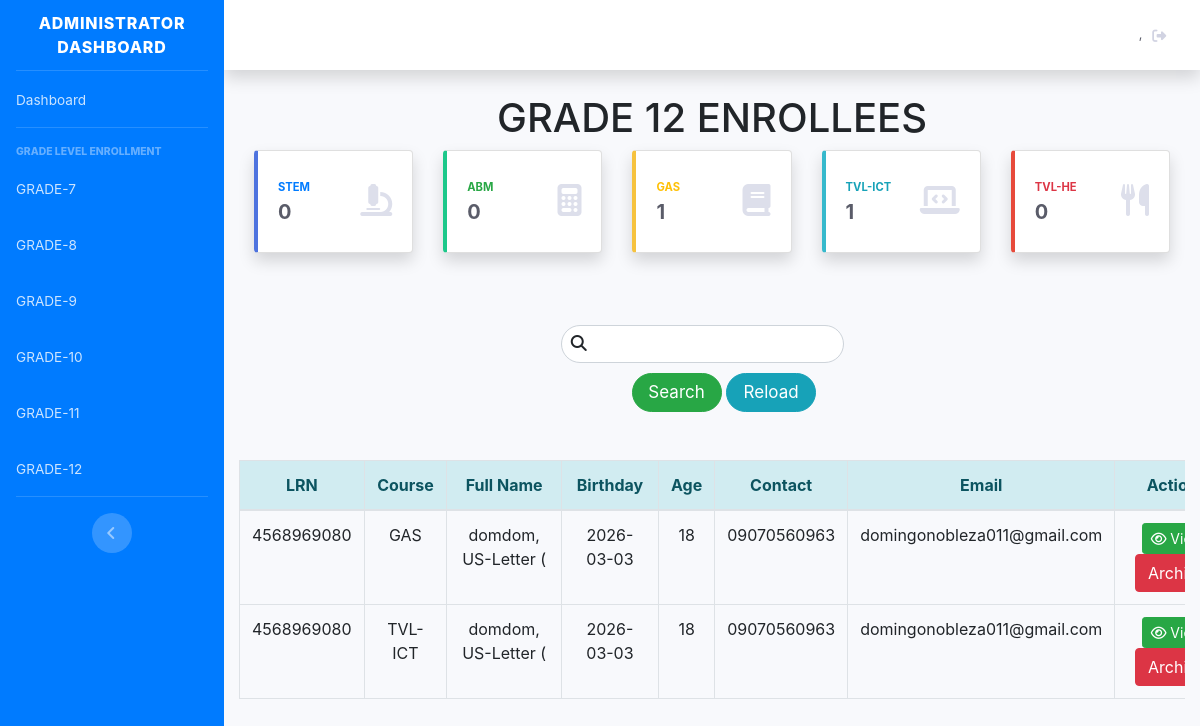
Page /admn_twelve.php on the committed database.
### tables this page shows
CREATE TABLE `tbl_twelve` (
  `id_twelve` int NOT NULL,
  `id_resident` int NOT NULL,
  `sy` varchar(50) NOT NULL,
  `lrn` varchar(50) NOT NULL,
  `course` varchar(100) NOT NULL,
  `lname` varchar(50) NOT NULL,
  `fname` varchar(255) NOT NULL,
  `mi` varchar(255) NOT NULL,
  `bdate` date NOT NULL,
  `sex` varchar(50) NOT NULL,
  `age` int NOT NULL,
  `contact` varchar(50) NOT NULL,
  `email` varchar(50) NOT NULL,
  `current_address` varchar(255) NOT NULL,
  `perm_address` varchar(255) NOT NULL,
  `ffname` varchar(255) NOT NULL,
  `flname` varchar(255) NOT NULL,
  `fmi` varchar(255) NOT NULL,
  `contact_f` varchar(100) NOT NULL,
  `mlname` varchar(255) NOT NULL,
  `mfname` varchar(255) NOT NULL,
  `mmi` varchar(255) NOT NULL,
  `contact_m` varchar(20) NOT NULL,
  `lglc` varchar(255) NOT NULL,
  `lsa` varchar(255) NOT NULL,
  `lysc` varchar(255) NOT NULL,
  `school_id` varchar(50) NOT NULL
);

### classes/resident.class.php (called while the page is built, shortened)
<?php
    require_once('main.class.php');
    class ResidentClass extends EUSEBIAClass {
public function count_by_grade($table_name, $column = null, $value = null) {
    $connection = $this->openConn();
    if ($column === null) {
        $stmt = $connection->prepare("SELECT COUNT(*) FROM $table_name");
        $stmt->execute();
    } else {
        $stmt = $connection->prepare("SELECT COUNT(*) FROM $table_name WHERE $column = ?");
        $stmt->execute([$value]);
    }
    return $stmt->fetchColumn();
}
    }
?>

### classes/main.class.php (called while the page is built, shortened)
<?php
class EUSEBIAClass {
    protected $server = "mysql:host=localhost;dbname=eusebia";
    protected $user = "root";
    protected $pass = "";
    protected $options = array(PDO::ATTR_ERRMODE => PDO::ERRMODE_EXCEPTION, PDO::ATTR_DEFAULT_FETCH_MODE => PDO::FETCH_ASSOC);
    public function openConn() {
        try {
            $this->con = new PDO($this->server, $this->user, $this->pass, $this->options);
            return $this->con;
        }
        catch(PDOException $e) {
            echo "Datbase Connection Error! ", $e->getMessage();
        }
    }
    public function view_twelve(){
        $connection = $this->openConn();
        $stmt = $connection->prepare("SELECT * FROM tbl_twelve");
        $stmt->execute();
        return $stmt->fetchAll();
    }
}
?>

### admn_twelve_search.php (the view, shortened to what this page needs)
<?php
    require 'classes/conn.php';
    if(isset($_POST['search_twelve'])){
        $keyword = $_POST['keyword'];
?>
<div class="table-responsive" style="width: 100%; overflow-x: auto;">
    <table class="table table-hover text-center table-bordered" style="min-width: 1000px;">
        <thead class="alert-info">
            <tr>
                <th> LRN </th>
                <th> Course </th>
                <th> Full Name </th>
                <th> Birthday</th>
                <th> Age </th>
                <th> Contact </th>
                <th> Email </th>
                <th> Actions</th>
            </tr>
        </thead>
        <tbody>
            <?php
                $stmnt = $conn->prepare("SELECT * FROM `tbl_twelve` WHERE `lname` LIKE '%$keyword%' or `fname` LIKE '%$keyword%'
                or `id_resident` LIKE '%$keyword%' or `lrn` LIKE '%$keyword%'");
                $stmnt->execute();
                while($view = $stmnt->fetch()){
            ?>
                <tr>
                    <td> <?= $view['lrn'];?> </td>
                    <td> <?= $view['course'];?> </td>
                    <td> <?= $view['lname'];?>, <?= $view['fname'];?> <?= $view['mi'];?></td>
                    <td> <?= $view['bdate'];?> </td>
                    <td> <?= $view['age'];?> </td>
                    <td> <?= $view['contact'];?> </td>
                    <td> <?= $view['email'];?> </td>
                    <td>
                        <button type="button" class="btn btn-success btn-sm" data-toggle="modal" data-target="#viewModalSearch<?= $view['id_resident'] ?>">
                            <i class="fa fa-eye"></i> View
                        </button>
                        <form action="" method="post" style="display:inline;">
                            <input type="hidden" name="id_twelve" value="<?= $view['id_twelve'];?>">
                            <button class="btn btn-danger" type="submit" style="width: 90px; font-size: 17px; border-radius:30px;" name="delete_twelve"> Archive </button>
                        </form>
                    </td>
                </tr>
                <div class="modal fade" id="viewModalSearch<?= $view['id_resident'] ?>" tabindex="-1" role="dialog" aria-hidden="true">
                    <div class="modal-dialog modal-md modal-dialog-centered" role="document">
                        <div class="modal-content">
                            <div class="modal-header bg-primary text-white">
                                <h5 class="modal-title">Student Profile: <?= $view['fname'] ?></h5>
                                <button type="button" class="close text-white" data-dismiss="modal">&times;</button>
                            </div>
                            <div class="modal-body text-left">
                                <p><strong>LRN:</strong> <?= $view['lrn'] ?></p>
                                <p><strong>Full Name:</strong> <?= $view['lname'] ?>, <?= $view['fname'] ?> <?= $view['mi'] ?></p>
                                <p><strong>Age:</strong> <?= $view['age'] ?></p>
                            </div>
                            <div class="modal-footer">
                                <button type="button" class="btn btn-secondary" data-dismiss="modal">Close</button>
                            </div>
                        </div>
                    </div>
                </div>
            <?php } ?>
        </tbody>
    </table>
</div>
<?php
    } else {
?>
<div class="table-responsive" style="width: 100%; overflow-x: auto;">
    <table class="table table-hover text-center table-bordered" style="min-width: 1000px;">
        <thead class="alert-info">
             <tr>
                <th> LRN </th>
                <th> Course </th>
                <th> Full Name </th>
                <th> Birthday</th>
                <th> Age </th>
                <th> Contact </th>
                <th> Email </th>
                <th> Actions</th>
            </tr>
        </thead>
        <tbody>
    <?php if(is_array($view)) { ?>
        <?php foreach($view as $row) { ?>
        <tr>
            <td> <?= $row['lrn'];?> </td>
            <td> <?= $row['course'];?> </td>
            <td> <?= $row['lname'];?>, <?= $row['fname'];?> <?= $row['mi'];?></td>
            <td> <?= $row['bdate'];?> </td>
            <td> <?= $row['age'];?> </td>
            <td> <?= $row['contact'];?> </td>
            <td> <?= $row['email'];?> </td>
            <td>
                <button type="button" class="btn btn-success btn-sm" data-toggle="modal" data-target="#viewModal<?= $row['id_resident'] ?>">
                    <i class="fa fa-eye"></i> View
                </button>
                <form action="" method="post" style="display:inline;">
                    <button class="btn btn-danger" type="submit" name="delete_twelve"> Archive </button>
                </form>
            </td>
        </tr>
        <?php } ?>
    <?php } ?>
</tbody>
    </table>
</div>
<?php
    }
?>

### admn_twelve.php (shortened to what this page needs)
<?php
    require('classes/resident.class.php');
    $eusebia->validate_admin();
    $eusebia->delete_twelve();
    $view = $eusebia->view_twelve();
    $stem_count = $residenteusebia->count_by_grade('tbl_twelve', 'course', 'STEM');
    $abm_count = $residenteusebia->count_by_grade('tbl_twelve', 'course', 'ABM');
    $gas_count  = $residenteusebia->count_by_grade('tbl_twelve', 'course', 'GAS');
    $ict_count  = $residenteusebia->count_by_grade('tbl_twelve', 'course', 'TVL-ICT');
    $he_count   = $residenteusebia->count_by_grade('tbl_twelve', 'course', 'TVL-HE');
?>
<?php
    include('dashboard_sidebar_start.php');
?>
<div class="container-fluid">
    <div class="row">
        <div class="col text-center">
            <h1> GRADE 12 ENROLLEES</h1>
        </div>
    </div>
<div class="col-12 mb-4">
    <div class="row">
        <?php
        $course_cards = [
            ['label' => 'STEM',    'count' => $stem_count, 'color' => 'primary', 'icon' => 'microscope', 'link' => 'stemtwelve.php?strand=stem'],
            ['label' => 'ABM',     'count' => $abm_count,  'color' => 'success', 'icon' => 'calculator', 'link' => 'abmtwelve.php?strand=abm'],
            ['label' => 'GAS',     'count' => $gas_count,  'color' => 'warning', 'icon' => 'book',       'link' => 'gastwelve.php?strand=gas'],
            ['label' => 'TVL-ICT', 'count' => $ict_count,  'color' => 'info',    'icon' => 'laptop-code','link' => 'icttwelve.php?strand=ict'],
            ['label' => 'TVL-HE',  'count' => $he_count,   'color' => 'danger',  'icon' => 'utensils',   'link' => 'hetwelve.php?strand=he']
        ];
        foreach ($course_cards as $card):
        ?>
        <div class="col-xl col-md-6 mb-4">
            <a href="<?= $card['link'] ?>" class="text-decoration-none">
                <div class="card border-left-<?= $card['color'] ?> shadow h-100 py-2">
                    <div class="card-body">
                        <div class="row no-gutters align-items-center">
                            <div class="col mr-2">
                                <div class="text-xs font-weight-bold text-<?= $card['color'] ?> text-uppercase mb-1">
                                    <?= $card['label'] ?>
                                </div>
                                <div class="h5 mb-0 font-weight-bold text-gray-800">
                                    <?= number_format($card['count']) ?>
                                </div>
                            </div>
                            <div class="col-auto">
                                <i class="fas fa-<?= $card['icon'] ?> fa-2x text-gray-300"></i>
                            </div>
                        </div>
                    </div>
                </div>
            </a>
        </div>
        <?php endforeach; ?>
    </div>
</div>
    <br>
    <div class="row">
        <div class="col">
            <form method="POST">
            <div class="input-icons" >
                <i class="fa fa-search icon"></i>
                <input type="search" class="form-control" name="keyword" value="" required="" style="border-radius: 30px;"/>
            </div>
                <button class="btn btn-success" name="search_twelve" style="width: 90px; font-size: 17px; border-radius:30px; margin-left:41.5%;">
                    Search
                </button>
                <a href="admn_twelve.php" class="btn btn-info" style="width: 90px; font-size: 17px; border-radius:30px;">Reload</a>
            </form>
            <br>
        </div>
    </div>
    <br>
    <div class="row">
        <div class="col-md-12">
            <?php
                include('admn_twelve_search.php');
            ?>
        </div>
    </div>
    </div>
<link href="../BarangaySystem/customcss/regiformstyle.css" rel="stylesheet" type="text/css">
<link href="../BarangaySystem/bootstrap/css/bootstrap.css" rel="stylesheet" type="text/css">

### css/regiformstyle.css (style rules this page uses)
body { background-color:#fff !important; }

### admn_twelve.php (style rules this page uses)
.input-icons i { position: absolute; }
.input-icons { width: 30%; margin-bottom: 10px; margin-left: 34%; }
.icon { padding: 10px; min-width: 40px; }
.form-control { text-align: center; }

### rows in the picture
tbl_twelve: course "GAS", id_twelve "1", lrn "4568969080", lname "domdom", fname "US-Letter", mi "(", bdate "2026-03-03", age "18", contact "09070560963", email "domingonobleza011@gmail.com"
tbl_twelve: lrn "4568969080", course "TVL-ICT", lname "domdom", fname "US-Letter", mi "(", bdate "2026-03-03", age "18", contact "09070560963", email "domingonobleza011@gmail.com"

### other values in the picture
$card['label'] "STEM"
$card['count'] "0"
$card['label'] "ABM"
$card['label'] "TVL-ICT"
$card['count'] "1"
$card['label'] "TVL-HE"
